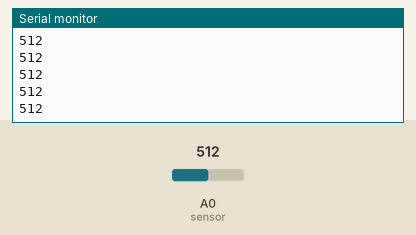
A sketch run on a simulated Arduino Uno, built with avr-gcc and run on an emulated ATmega328P. On the bench: the last lines printed to the serial monitor. The inputs (shaded band) are chosen by the test bench; at power-on: A0 (sensor) = 512.

Above: at 1.2 s.
1.3 s: A0 (sensor) set to 716
At 2.0 s:
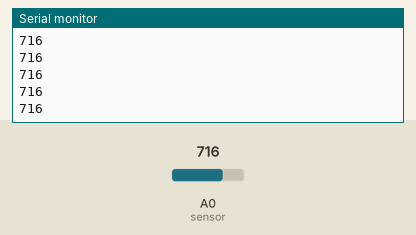
2.8 s: A0 (sensor) set to 900
At 3.4 s:
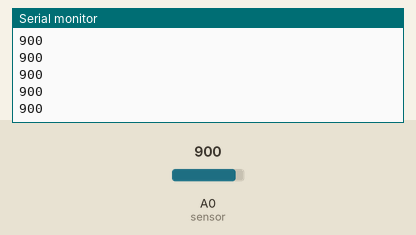
Timing chart, 0 to 5.8 s (numbered marks = the images above; inputs shaded):
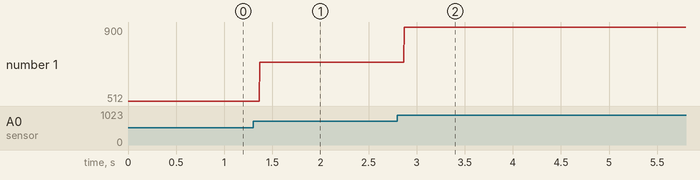

Measured:
- after the input at 1.3 s, the serial monitor: prints a new line after 0.07 s (image 1)
- after the input at 2.8 s, the serial monitor: prints a new line after 0.07 s (image 2)
- plotted number 1: 512 → 716 after the input at 1.3 s, 716 → 900 after the input at 2.8 s

The sketch:

Photoresistor.ino
```cpp
// 조도센서
// 아날로그 입력의 범위는 0~1023
int sensor = A0;
int vcc = A1;
int gnd = A2;

int val = 0;

void setup(){
  Serial.begin(9600);

  pinMode(vcc, OUTPUT);
  pinMode(gnd, OUTPUT);
  pinMode(sensor, INPUT);

  digitalWrite(vcc, HIGH);
  digitalWrite(gnd, LOW);
}

void loop(){
  val = analogRead(sensor);
  Serial.println(val);

}
```
